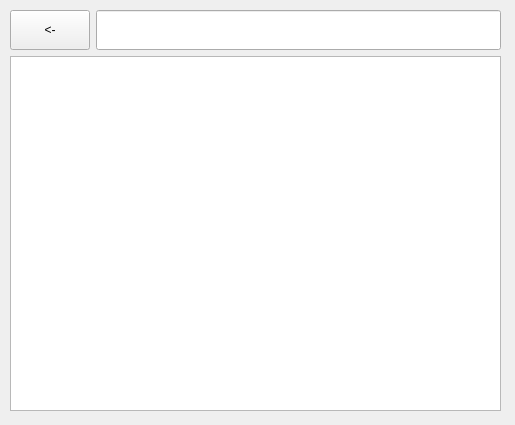
<?xml version="1.0" encoding="UTF-8"?>
<ui version="4.0">
 <class>Form</class>
 <widget class="QWidget" name="Form">
  <property name="geometry">
   <rect>
    <x>0</x>
    <y>0</y>
    <width>515</width>
    <height>425</height>
   </rect>
  </property>
  <property name="windowTitle">
   <string>文件浏览器</string>
  </property>
  <widget class="QWidget" name="verticalLayoutWidget">
   <property name="geometry">
    <rect>
     <x>10</x>
     <y>10</y>
     <width>491</width>
     <height>401</height>
    </rect>
   </property>
   <layout class="QVBoxLayout" name="verticalLayout">
    <item>
     <layout class="QHBoxLayout" name="horizontalLayout">
      <item>
       <widget class="QPushButton" name="back_btn">
        <property name="minimumSize">
         <size>
          <width>0</width>
          <height>40</height>
         </size>
        </property>
        <property name="maximumSize">
         <size>
          <width>16777215</width>
          <height>40</height>
         </size>
        </property>
        <property name="text">
         <string>&lt;-</string>
        </property>
       </widget>
      </item>
      <item>
       <widget class="QLineEdit" name="path_edit">
        <property name="minimumSize">
         <size>
          <width>0</width>
          <height>40</height>
         </size>
        </property>
        <property name="maximumSize">
         <size>
          <width>16777215</width>
          <height>40</height>
         </size>
        </property>
       </widget>
      </item>
     </layout>
    </item>
    <item>
     <widget class="QListWidget" name="listWidget"/>
    </item>
   </layout>
  </widget>
 </widget>
 <resources/>
 <connections/>
</ui>
